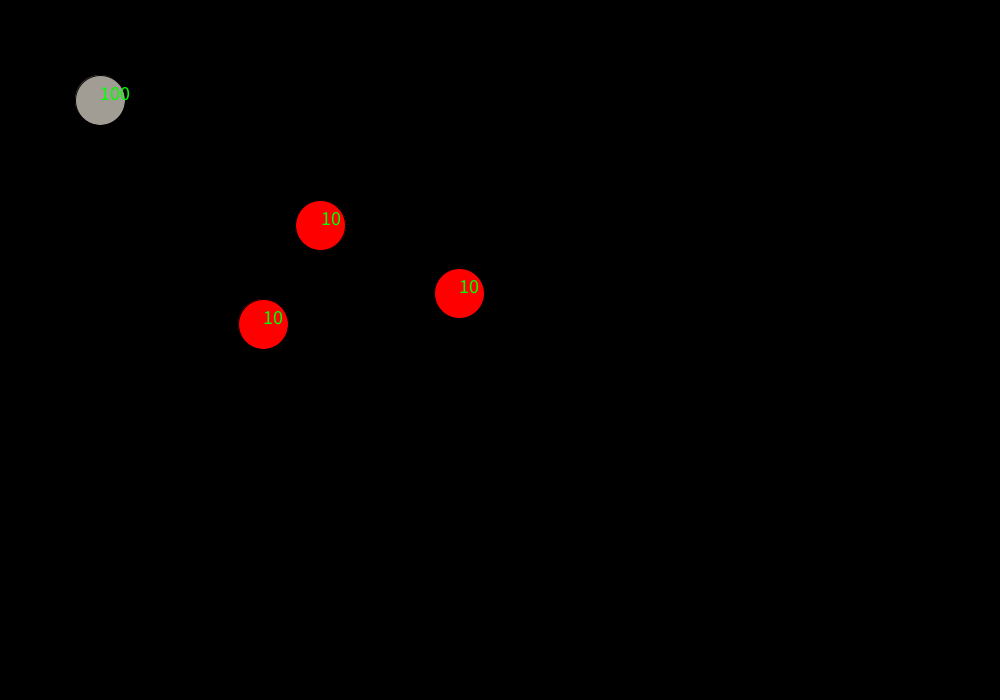
Frame 1 (no input)
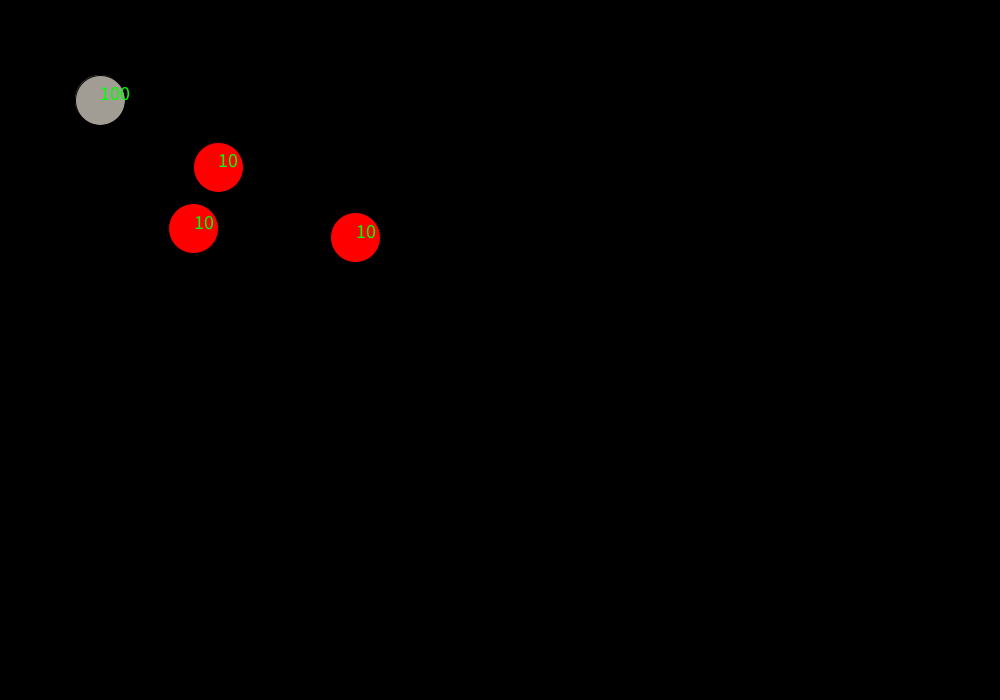
Frame 60 (the mouse pressed at the canvas centre just before this capture)
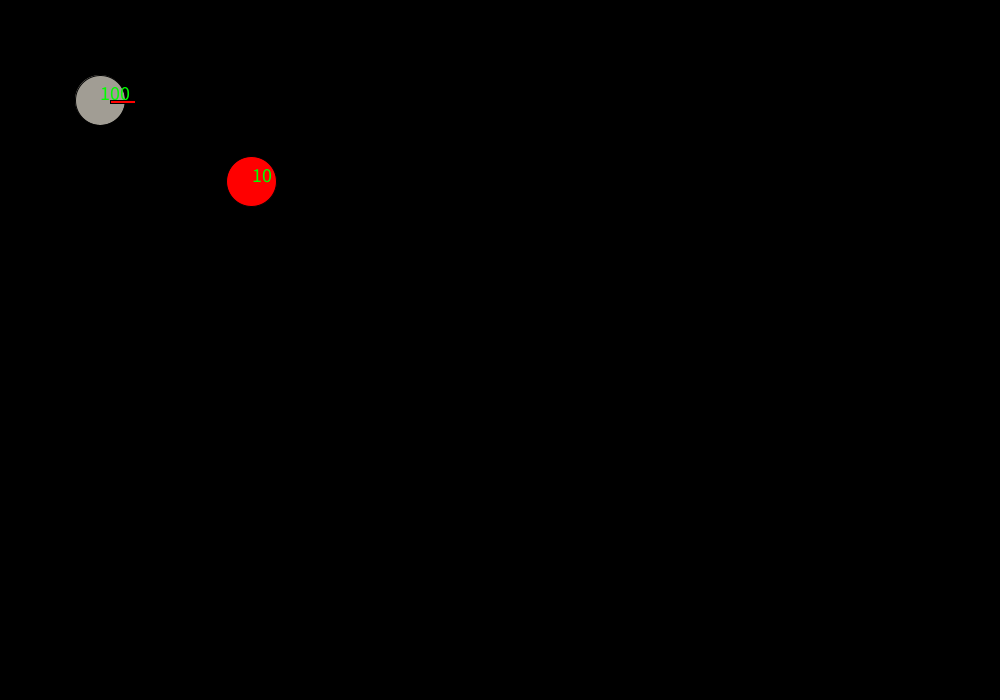
Frame 120 (the mouse held since frame 60 and released just before this capture)

The Processing sketch that drew these frames (run headless with seeded random() and noise(); from frame 60 on, the mouse is pressed at the canvas centre):

// Processing sketch: Retry_CW
// ── Retry_CW.pde
//midterm
//Chris Wells helped with organizing and wrote some code such as the PVectors and Recursion
Player players;

//Enemies declared
int numberOfEnemies = 3;
ArrayList<Foe> enemies = new ArrayList<Foe>();

Boolean gameEnd;

void setup(){
  //fullScreen();
  size(1000, 700);
  background(0);
  gameEnd = false;
  players=new Player(100);
  //array of enemies
  for (int i = 0; i < numberOfEnemies; i++){
    enemies.add(new Foe(random(50,width),random(50,height)));
  }
}


void draw(){
  if (!gameEnd){
    background(0);
    ////Player stuff
    players.movement();
    players.display("normal");
    if (mousePressed){
      players.display("Attack!");
    }
    
    ////Loops through every Foe object, from bottom to top.          1) naming scheme, 2) Boolean detection, 3) Move(), misc. methods, Display()
    for (int i = 0; i < enemies.size(); i++){
      ////1) naming scheme
      Foe singleFoe = enemies.get(i);
      
      ////2) Boolean Detection
      //Damage to player from Foe, given it's level
      if (PlayerDamage(players.xPos, players.yPos,singleFoe.location.x, singleFoe.location.y, players.radius, singleFoe.radius)){
        players.hp -= (singleFoe.level*2);
        if (players.hp <= 0){
          gameEnd = true;
        }
      }
      //Damage to Foe from player
      if (mousePressed && FoeDamage(players.xPos, players.yPos,singleFoe.location.x, singleFoe.location.y, players.radius, singleFoe.radius)){
        singleFoe.health -= 2;
        if (singleFoe.health <= 0){
          enemies.remove(singleFoe);
        }
      }
      
      ////3) Object methods
      singleFoe.movement();
      singleFoe.display();
    }
  }
  else{
    background(255);
    textSize(50);
    fill(0);
    text("Game Over",width/2,height/2);
  }
}

// ── Foe.pde
class Foe{
  ////variables
  //controls movement
  PVector location;
  PVector velocity;
  PVector acceleration;
  //float seekerTopSpeed = players.xSpeed/2;
  
  float seekerTopSpeed = 2;
  
  int level = 1;
  int health;
  float xPos;
  float yPos;
  float radius = 50;
  
  
  //constructor
  Foe(float _x, float _y){
    health = 10;
    xPos = _x;
    yPos = _y;
    
    velocity = new PVector(0,0);
    //spawns randomly as long as it is more than 80 pixels from the player
    location = new PVector(FoeSpawn(radius, 80)[0],FoeSpawn(radius, 80)[1]);
  }
  
  ////Chris Wells helped with movement his code
  void movement(){
    //determines direction towwards player
    PVector path = new PVector(players.xPos,players.yPos);
    PVector direction = PVector.sub(path,location);
    direction.normalize();
    //alters magnitude of tangential extrapolation
    direction.mult(1);
    acceleration = direction;
    //vector summations
    velocity.add(acceleration);
    velocity.limit(seekerTopSpeed);
    location.add(velocity);
    println(acceleration);
    //bounces off edges of screen
    //if (location.x <= (players.xPos + radius) || location.x >= (width - (players.xPos + radius))){
    //  velocity.x *= -1;
    //}
    //else if (location.y <= (players.yPos + radius) || location.y >= (height - (players.yPos + radius))){
    //  velocity.y *= -1;
    //}
  }
  
  void display(){
    //Default appearance
    stroke(1);
    fill(#ff0000);
    ellipse(location.x, location.y, 50, 50);
    //Health bar
    textSize(20);
    fill(0,255,0);
    text(health,location.x,location.y);
  }
}

// ── Global_Methods.pde
////Boolean Detection methods!!
//Did player take damage?
Boolean PlayerDamage(float pXPos, float pYPos, float fXPos, float fYPos, float pRadius, float fRadius){
  if (dist(pXPos, pYPos, fXPos, fYPos) <= (pRadius + fRadius - 35)){
    return true;
  }
  return false;
}
//Did Foe take damage?
Boolean FoeDamage(float pXPos, float pYPos, float fXPos, float fYPos, float pRadius, float fRadius){
  if (dist(pXPos, pYPos, fXPos, fYPos) <= (pRadius + fRadius - 25)){
    return true;
  }
  return false;
}
////Chris Wells wrote this code
//Recursive method that produces random coordinates that are at least a "noZone" distance from the player
float[] FoeSpawn(float FoeRadius, float noZone){
  float[] spawn = new float[]{random(FoeRadius, width - FoeRadius),random(FoeRadius, height - FoeRadius)};
  if (abs(spawn[0] - players.xPos) >= noZone && abs(spawn[1] - players.yPos) >= noZone){
    return spawn;
  }
  return FoeSpawn(FoeRadius, noZone);
}

// ── Player.pde
class Player{
  //variables
  float xPos = 100;
  float yPos = 100;
  float xSpeed = 0;
  float ySpeed = xSpeed;
  float radius = 50;
  int hp;
  int level;
  //constructor for player
  Player(int health){
    hp = health;
    level = int(random(1,5));
  }
  
  
  //movement for wasd
  void movement(){
    //Calculates position
    if(keyPressed && (key == 'a' || key == 'A')){
      xSpeed = -3;
    }   
    if(keyPressed && (key == 'd' || key == 'D')){
      xSpeed = 3;
    }
    if(keyPressed && (key == 'w' || key == 'W')){
      ySpeed = -3;
    }
    if(keyPressed && (key == 's' || key == 'S')){
      ySpeed = 3;
    }
    //Checks if would be off screen
    if((xPos + radius) <= 0 || (xPos + radius) >= width) {
      xSpeed *= -1;
    }
    else if ((yPos + radius) <= 0 || (yPos + radius) >= height){
      ySpeed *= -1;
    }
    //Apply position to player
    xPos += xSpeed;
    yPos += ySpeed;
  }
    
  
  //display for character
  void display(String status){
    //Normal display
    if (status == "normal"){
      stroke(1);
      fill(#a19d94);
      ellipse(xPos,yPos,50,50);
      //Health bar
      textSize(20);
      fill(0,255,0);
      text(hp,xPos,yPos);
    }
    //Sword attack
    else if (status == "Attack!"){
      fill(255,0,0);
      rect(xPos+10, yPos+0, 25, 3);
    }
  }
}
